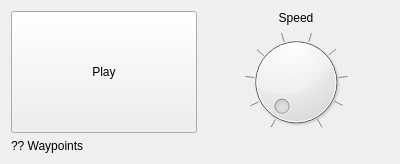
<?xml version="1.0" encoding="UTF-8"?>
<ui version="4.0">
 <class>PlayModeUi</class>
 <widget class="QWidget" name="PlayModeUi">
  <property name="geometry">
   <rect>
    <x>0</x>
    <y>0</y>
    <width>400</width>
    <height>164</height>
   </rect>
  </property>
  <property name="windowTitle">
   <string>Form</string>
  </property>
  <layout class="QGridLayout" name="gridLayout">
   <item row="0" column="0" rowspan="2">
    <widget class="QPushButton" name="playBtn">
     <property name="sizePolicy">
      <sizepolicy hsizetype="Minimum" vsizetype="Minimum">
       <horstretch>0</horstretch>
       <verstretch>0</verstretch>
      </sizepolicy>
     </property>
     <property name="text">
      <string>Play</string>
     </property>
    </widget>
   </item>
   <item row="0" column="1">
    <widget class="QLabel" name="label">
     <property name="sizePolicy">
      <sizepolicy hsizetype="Minimum" vsizetype="Fixed">
       <horstretch>0</horstretch>
       <verstretch>0</verstretch>
      </sizepolicy>
     </property>
     <property name="text">
      <string>Speed</string>
     </property>
     <property name="alignment">
      <set>Qt::AlignCenter</set>
     </property>
    </widget>
   </item>
   <item row="1" column="1">
    <widget class="QDial" name="speedSlider">
     <property name="sizePolicy">
      <sizepolicy hsizetype="Preferred" vsizetype="Minimum">
       <horstretch>0</horstretch>
       <verstretch>0</verstretch>
      </sizepolicy>
     </property>
     <property name="minimum">
      <number>1</number>
     </property>
     <property name="maximum">
      <number>10</number>
     </property>
     <property name="pageStep">
      <number>1</number>
     </property>
     <property name="orientation">
      <enum>Qt::Horizontal</enum>
     </property>
     <property name="invertedAppearance">
      <bool>false</bool>
     </property>
     <property name="invertedControls">
      <bool>false</bool>
     </property>
     <property name="wrapping">
      <bool>false</bool>
     </property>
     <property name="notchesVisible">
      <bool>true</bool>
     </property>
    </widget>
   </item>
   <item row="2" column="0" colspan="2">
    <widget class="QLabel" name="wayPointsLabel">
     <property name="sizePolicy">
      <sizepolicy hsizetype="Preferred" vsizetype="Fixed">
       <horstretch>0</horstretch>
       <verstretch>0</verstretch>
      </sizepolicy>
     </property>
     <property name="text">
      <string>?? Waypoints</string>
     </property>
    </widget>
   </item>
  </layout>
 </widget>
 <resources/>
 <connections/>
</ui>
